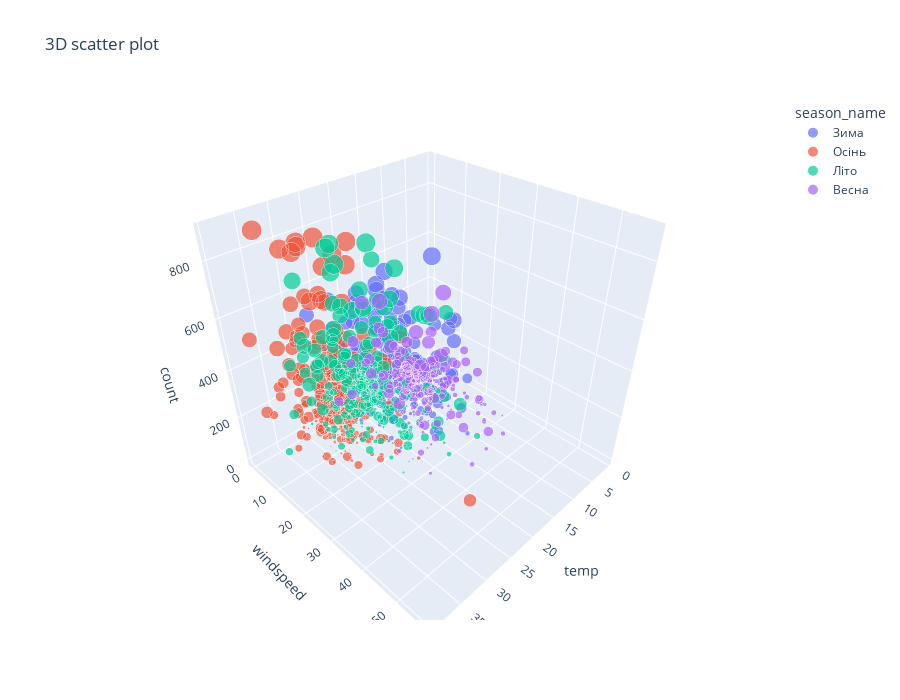

Write notebook code for a chart like this one.
### Markdown cell above
## Завдання 5: 3D візуалізація

**Завдання:**
Створіть 3D scatter plot для аналізу взаємозв'язку температури, швидкості вітру та загальної кількості орендованих велосипедів. Колір встановіть за сезоном, а розмір - за загальною кількість оренд також.

Дайте відповіді на питання.
**Питання для інтерпретації:**
1. Яку додаткову інформацію, на ваш погляд, дає 3D візуалізація?
2. Чи видно кластери в 3D просторі?
3. Чи ви можете зробити висновки з цієї візуалізації, чи вам було простіше побудувати кілька 2D?

### Code cell
fig = px.scatter_3d(df.sample(1000),
                    x='temp',
                    y='windspeed',
                    z='count',
                    color='season_name',
                    size='count',
                    title='3D scatter plot')
fig.update_layout(height=700)
fig.show()
# 1) можливість побачити одночасно залежність між 3ма змінними
# 2) так , можна помітити кластери
# 3) можливо іноді доречно додатково і 3d графік дослідити але декілька 2d графіків не менш інформативні і мені звичніші для сприйняття

### Figure 1 — Plotly figure (JSON) as saved in the notebook; plotly's stock layout.template omitted (floating-point values rounded to 4 significant figures; data arrays with more than 128 entries replaced by an {"elided": "..."} marker saying what was removed)
{"data": [{"hovertemplate": "season_name=Зима<br>temp=%{x}<br>windspeed=%{y}<br>count=%{marker.size}<extra></extra>", "legendgroup": "Зима", "marker": {"color": "#636efa", "size": {"elided": "266 int values"}, "sizemode": "area", "sizeref": 2.228, "symbol": "circle"}, "mode": "markers", "name": "Зима", "scene": "scene", "showlegend": true, "type": "scatter3d", "x": {"elided": "266 float values"}, "y": {"elided": "266 float values"}, "z": {"elided": "266 int values"}}, {"hovertemplate": "season_name=Осінь<br>temp=%{x}<br>windspeed=%{y}<br>count=%{marker.size}<extra></extra>", "legendgroup": "Осінь", "marker": {"color": "#EF553B", "size": {"elided": "253 int values"}, "sizemode": "area", "sizeref": 2.228, "symbol": "circle"}, "mode": "markers", "name": "Осінь", "scene": "scene", "showlegend": true, "type": "scatter3d", "x": {"elided": "253 float values"}, "y": {"elided": "253 float values"}, "z": {"elided": "253 int values"}}, {"hovertemplate": "season_name=Літо<br>temp=%{x}<br>windspeed=%{y}<br>count=%{marker.size}<extra></extra>", "legendgroup": "Літо", "marker": {"color": "#00cc96", "size": {"elided": "254 int values"}, "sizemode": "area", "sizeref": 2.228, "symbol": "circle"}, "mode": "markers", "name": "Літо", "scene": "scene", "showlegend": true, "type": "scatter3d", "x": {"elided": "254 float values"}, "y": {"elided": "254 float values"}, "z": {"elided": "254 int values"}}, {"hovertemplate": "season_name=Весна<br>temp=%{x}<br>windspeed=%{y}<br>count=%{marker.size}<extra></extra>", "legendgroup": "Весна", "marker": {"color": "#ab63fa", "size": {"elided": "227 int values"}, "sizemode": "area", "sizeref": 2.228, "symbol": "circle"}, "mode": "markers", "name": "Весна", "scene": "scene", "showlegend": true, "type": "scatter3d", "x": {"elided": "227 float values"}, "y": {"elided": "227 float values"}, "z": {"elided": "227 int values"}}], "layout": {"height": 700, "legend": {"itemsizing": "constant", "title": {"text": "season_name"}, "tracegroupgap": 0}, "scene": {"domain": {"x": [0, 1], "y": [0, 1]}, "xaxis": {"title": {"text": "temp"}}, "yaxis": {"title": {"text": "windspeed"}}, "zaxis": {"title": {"text": "count"}}}, "title": {"text": "3D scatter plot"}}}
